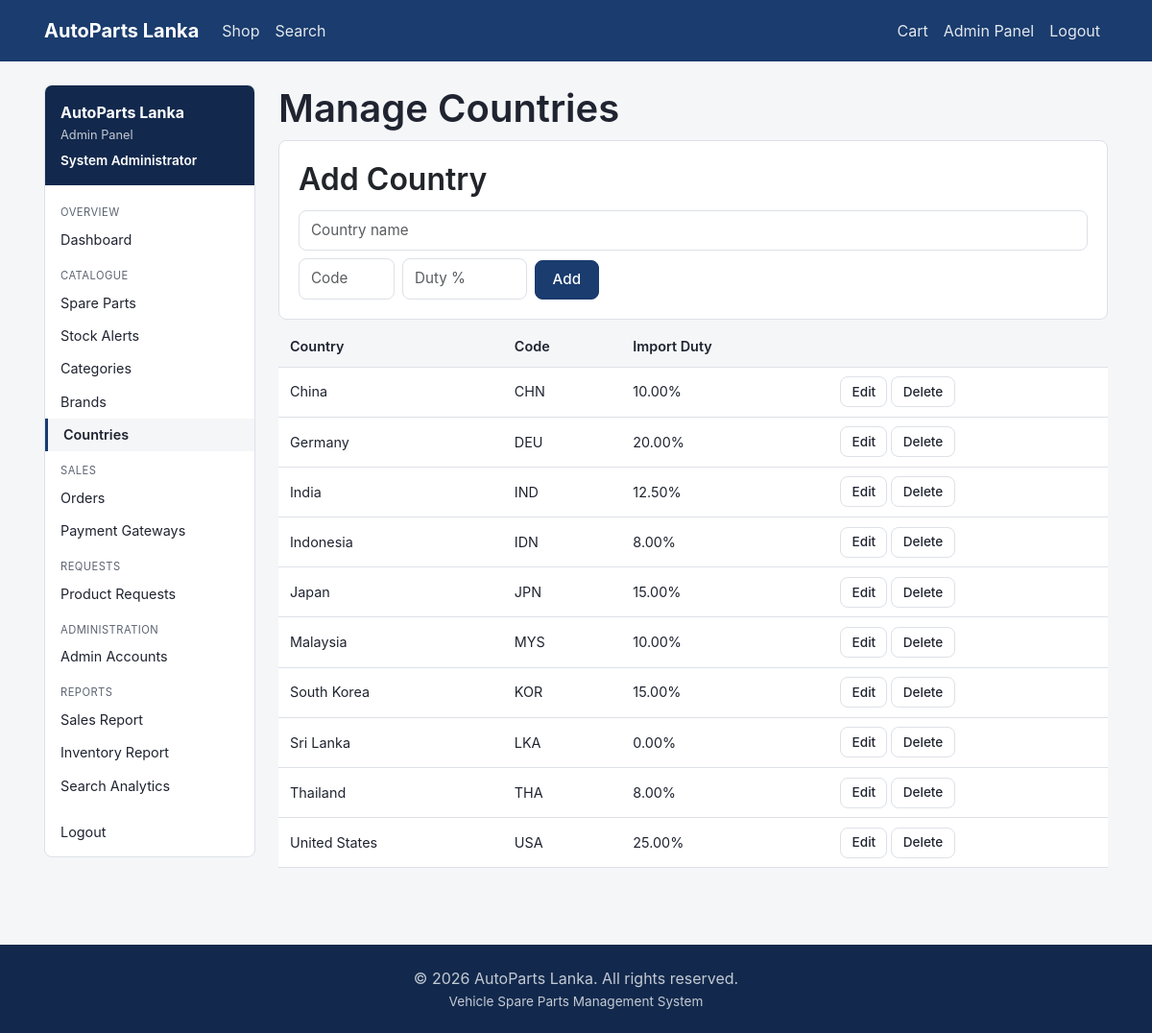
/admin/taxonomy/manage_countries.php (signed in), run on the app's committed database.
### tables this page shows
CREATE TABLE country (
    countryID       INT AUTO_INCREMENT PRIMARY KEY,
    countryName     VARCHAR(100) NOT NULL,
    countryCode     CHAR(3) NOT NULL,
    importDutyRate  DECIMAL(5,2) NOT NULL DEFAULT 0
);

### includes/functions.php (called while the page is built, shortened)
<?php
function e(?string $value): string
{
    return htmlspecialchars($value ?? '', ENT_QUOTES, 'UTF-8');
}

### includes/auth_guard.php (called while the page is built, shortened)
<?php
function currentAdminId(): ?int
{
    return isset($_SESSION['admin_id']) ? (int) $_SESSION['admin_id'] : null;
}
function currentAdmin(): ?array
{
    static $cache = [];
    $adminId = currentAdminId();
    if (!array_key_exists($adminId, $cache)) {
        $stmt = getDB()->prepare('SELECT * FROM admin WHERE adminID = ?');
        $stmt->execute([$adminId]);
        $cache[$adminId] = $stmt->fetch() ?: null;
    }
    return $cache[$adminId];
}

### config/database.php (called while the page is built, shortened)
<?php
function getDB(): PDO
{
    static $pdo = null;
    if ($pdo === null) {
        $dsn = 'mysql:host=' . DB_HOST . ';dbname=' . DB_NAME . ';charset=utf8mb4';
        $pdo = new PDO($dsn, DB_USER, DB_PASS, [
            PDO::ATTR_ERRMODE => PDO::ERRMODE_EXCEPTION,
            PDO::ATTR_DEFAULT_FETCH_MODE => PDO::FETCH_ASSOC,
            PDO::ATTR_EMULATE_PREPARES => false,
        ]);
    }
    return $pdo;
}

### admin/taxonomy/manage_countries.php (the view, shortened to what this page needs)
<?php
$db = getDB();
$editCountry = null;
$countries = $db->query('SELECT * FROM country ORDER BY countryName')->fetchAll();
require __DIR__ . '/../../includes/header.php';
?>
<div class="container">
    <div class="adm-layout">
        <?php require __DIR__ . '/../../includes/admin_sidebar.php'; ?>
        <div class="adm-content">
            <h1>Manage Countries</h1>
            <div class="card mb-2">
                <h2 class="card-title"><?php echo $editCountry ? 'Edit Country' : 'Add Country'; ?></h2>
                <form method="post" action="<?php echo BASE_URL; ?>/admin/taxonomy/manage_countries.php" class="adm-inline-form" data-validate novalidate>
                    <input type="text" name="country_name" class="form-control" placeholder="Country name" value="<?php echo e($editCountry['countryName'] ?? ''); ?>" required>
                    <input type="text" name="country_code" class="form-control" style="width:100px;" placeholder="Code" maxlength="3" value="<?php echo e($editCountry['countryCode'] ?? ''); ?>" required>
                    <input type="number" name="import_duty_rate" class="form-control" style="width:130px;" placeholder="Duty %" step="0.01" min="0" value="<?php echo e((string) ($editCountry['importDutyRate'] ?? '')); ?>" required>
                    <button type="submit" class="btn btn-primary"><?php echo $editCountry ? 'Save' : 'Add'; ?></button>
                </form>
            </div>
            <table class="table-plain">
                <thead><tr><th>Country</th><th>Code</th><th>Import Duty</th><th></th></tr></thead>
                <tbody>
                <?php foreach ($countries as $country): ?>
                    <tr>
                        <td><?php echo e($country['countryName']); ?></td>
                        <td><?php echo e($country['countryCode']); ?></td>
                        <td><?php echo number_format((float) $country['importDutyRate'], 2); ?>%</td>
                        <td>
                            <a class="btn btn-sm btn-outline" href="<?php echo BASE_URL; ?>/admin/taxonomy/manage_countries.php?edit=<?php echo (int) $country['countryID']; ?>">Edit</a>
                            <form method="post" action="<?php echo BASE_URL; ?>/admin/taxonomy/manage_countries.php" style="display:inline;" data-confirm="Delete this country?">
                                <button type="submit" class="btn btn-sm btn-outline">Delete</button>
                            </form>
                        </td>
                    </tr>
                <?php endforeach; ?>
                </tbody>
            </table>
        </div>
    </div>
</div>
<?php require __DIR__ . '/../../includes/footer.php'; ?>

### includes/admin_sidebar.php (shortened to what this page needs)
<?php
$sidebarAdmin = currentAdmin();
$currentScript = basename($_SERVER['SCRIPT_NAME'] ?? '');
function admNavActive(string $path, string $currentScript): string
{
    return basename($path) === $currentScript ? ' active' : '';
}
?>
<aside class="adm-sidebar">
    <div class="adm-sidebar-header">
        <p class="adm-sidebar-brand"><?php echo e(SITE_NAME); ?></p>
        <p class="adm-sidebar-role">Admin Panel</p>
        <?php if ($sidebarAdmin): ?>
        <p class="adm-sidebar-user"><?php echo e($sidebarAdmin['fullName']); ?></p>
        <?php endif; ?>
    </div>
    <nav class="adm-sidebar-nav">
        <p class="adm-nav-heading">Overview</p>
        <a class="adm-nav-link<?php echo admNavActive('dashboard.php', $currentScript); ?>" href="<?php echo BASE_URL; ?>/admin/dashboard.php">Dashboard</a>
        <p class="adm-nav-heading">Catalogue</p>
        <a class="adm-nav-link<?php echo admNavActive('list_parts.php', $currentScript); ?>" href="<?php echo BASE_URL; ?>/admin/parts/list_parts.php">Spare Parts</a>
        <a class="adm-nav-link<?php echo admNavActive('stock_alerts.php', $currentScript); ?>" href="<?php echo BASE_URL; ?>/admin/parts/stock_alerts.php">Stock Alerts</a>
        <a class="adm-nav-link<?php echo admNavActive('manage_categories.php', $currentScript); ?>" href="<?php echo BASE_URL; ?>/admin/taxonomy/manage_categories.php">Categories</a>
        <a class="adm-nav-link<?php echo admNavActive('manage_brands.php', $currentScript); ?>" href="<?php echo BASE_URL; ?>/admin/taxonomy/manage_brands.php">Brands</a>
        <a class="adm-nav-link<?php echo admNavActive('manage_countries.php', $currentScript); ?>" href="<?php echo BASE_URL; ?>/admin/taxonomy/manage_countries.php">Countries</a>
        <p class="adm-nav-heading">Sales</p>
        <a class="adm-nav-link<?php echo admNavActive('manage_orders.php', $currentScript); ?>" href="<?php echo BASE_URL; ?>/admin/orders/manage_orders.php">Orders</a>
        <a class="adm-nav-link<?php echo admNavActive('manage_gateways.php', $currentScript); ?>" href="<?php echo BASE_URL; ?>/admin/gateways/manage_gateways.php">Payment Gateways</a>
        <p class="adm-nav-heading">Requests</p>
        <a class="adm-nav-link<?php echo admNavActive('manage_requests.php', $currentScript); ?>" href="<?php echo BASE_URL; ?>/admin/requests/manage_requests.php">Product Requests</a>
        <p class="adm-nav-heading">Administration</p>
        <a class="adm-nav-link<?php echo admNavActive('list_admins.php', $currentScript); ?>" href="<?php echo BASE_URL; ?>/admin/admins/list_admins.php">Admin Accounts</a>
        <p class="adm-nav-heading">Reports</p>
        <a class="adm-nav-link<?php echo admNavActive('sales_report.php', $currentScript); ?>" href="<?php echo BASE_URL; ?>/admin/reports/sales_report.php">Sales Report</a>
        <a class="adm-nav-link<?php echo admNavActive('inventory_report.php', $currentScript); ?>" href="<?php echo BASE_URL; ?>/admin/reports/inventory_report.php">Inventory Report</a>
        <a class="adm-nav-link<?php echo admNavActive('search_analytics.php', $currentScript); ?>" href="<?php echo BASE_URL; ?>/admin/reports/search_analytics.php">Search Analytics</a>
        <a class="adm-nav-link" href="<?php echo BASE_URL; ?>/auth/logout.php">Logout</a>
    </nav>
</aside>

### assets/css/base.css (style rules this page uses)
:root { --color-primary: #1a3c6e; --color-primary-dark: #12294d; --color-accent: #d9782d; --color-success: #1f7a4d; --color-danger: #b3261e; --color-warning: #8a6100; --color-info: #1d5f8a; --color-text: #1f2430; --color-text-muted: #5c6472; --color-border: #dde1e7; --color-bg: #f5f6f8; --color-surface: #ffffff; --radius: 8px; --font-base: -apple-system, BlinkMacSystemFont, "Segoe UI", Roboto, Helvetica, Arial, sans-serif; }
* { box-sizing: border-box; }
html, body { margin: 0; padding: 0; }
body { font-family: var(--font-base); color: var(--color-text); background: var(--color-bg); line-height: 1.5; display: flex; flex-direction: column; min-height: 100vh; }
.container { max-width: 1140px; margin: 0 auto; padding: 0 1rem; }
a { color: var(--color-primary); text-decoration: none; }
h1, h2, h3, h4, h5, h6 { font-weight: 600; line-height: 1.25; margin-top: 0; }
.btn { display: inline-block; font-weight: 500; text-align: center; vertical-align: middle; cursor: pointer; border: 1px solid transparent; padding: 0.5rem 1.1rem; font-size: 0.95rem; border-radius: var(--radius); transition: background-color 0.15s ease, border-color 0.15s ease; }
.btn-primary { background: var(--color-primary); border-color: var(--color-primary); color: #fff; }
.btn-outline { background: transparent; border-color: var(--color-border); color: var(--color-text); }
.btn-sm { padding: 0.3rem 0.7rem; font-size: 0.85rem; }
.form-control { display: block; width: 100%; padding: 0.55rem 0.75rem; font-size: 0.95rem; color: var(--color-text); background: var(--color-surface); border: 1px solid var(--color-border); border-radius: var(--radius); }
.card { background: var(--color-surface); border: 1px solid var(--color-border); border-radius: var(--radius); padding: 1.25rem; }
.card-title { margin-bottom: 0.75rem; }
.mb-2 { margin-bottom: 1rem; }
.table-plain { width: 100%; border-collapse: collapse; background: var(--color-surface); }
.table-plain th, .table-plain td { padding: 0.6rem 0.75rem; border-bottom: 1px solid var(--color-border); text-align: left; font-size: 0.9rem; }
.table-plain th { background: var(--color-bg); font-weight: 600; }
.adm-layout { display: flex; align-items: flex-start; gap: 1.5rem; }
.adm-sidebar { flex: 0 0 220px; background: var(--color-surface); border: 1px solid var(--color-border); border-radius: var(--radius); overflow: hidden; position: sticky; top: 1rem; }
.adm-sidebar-header { background: var(--color-primary-dark); color: #fff; padding: 1rem; }
.adm-sidebar-brand { margin: 0; font-weight: 700; }
.adm-sidebar-role { margin: 0.15rem 0 0; font-size: 0.8rem; color: rgba(255, 255, 255, 0.75); }
.adm-sidebar-user { margin: 0.4rem 0 0; font-size: 0.85rem; font-weight: 600; }
.adm-sidebar-nav { display: flex; flex-direction: column; padding: 0.5rem 0; }
.adm-nav-heading { margin: 0.75rem 1rem 0.15rem; font-size: 0.7rem; text-transform: uppercase; letter-spacing: 0.04em; color: var(--color-text-muted); }
.adm-nav-link { padding: 0.4rem 1rem; color: var(--color-text); font-size: 0.9rem; }
.adm-nav-link.active { background: var(--color-bg); font-weight: 600; border-left: 3px solid var(--color-primary); }
.adm-content { flex: 1; min-width: 0; }

### assets/css/admin.css (style rules this page uses)
.adm-inline-form { display: flex; align-items: flex-end; gap: 0.5rem; flex-wrap: wrap; }

### data on the page
country: countryName "China", countryCode "CHN", importDutyRate "10.00"
country: countryName "Germany", countryCode "DEU", importDutyRate "20.00"
country: countryName "India", countryCode "IND", importDutyRate "12.50"
country: countryName "Indonesia", countryCode "IDN", importDutyRate "8.00"
country: countryName "Japan", countryCode "JPN", importDutyRate "15.00"
country: countryName "Malaysia", countryCode "MYS", importDutyRate "10.00"
country: countryName "South Korea", countryCode "KOR", importDutyRate "15.00"
country: countryName "Sri Lanka", countryCode "LKA", importDutyRate "0.00"
country: countryName "Thailand", countryCode "THA", importDutyRate "8.00"
country: countryName "United States", countryCode "USA", importDutyRate "25.00"

### other printed values
SITE_NAME "AutoParts Lanka"
$sidebarAdmin['fullName'] "System Administrator"
